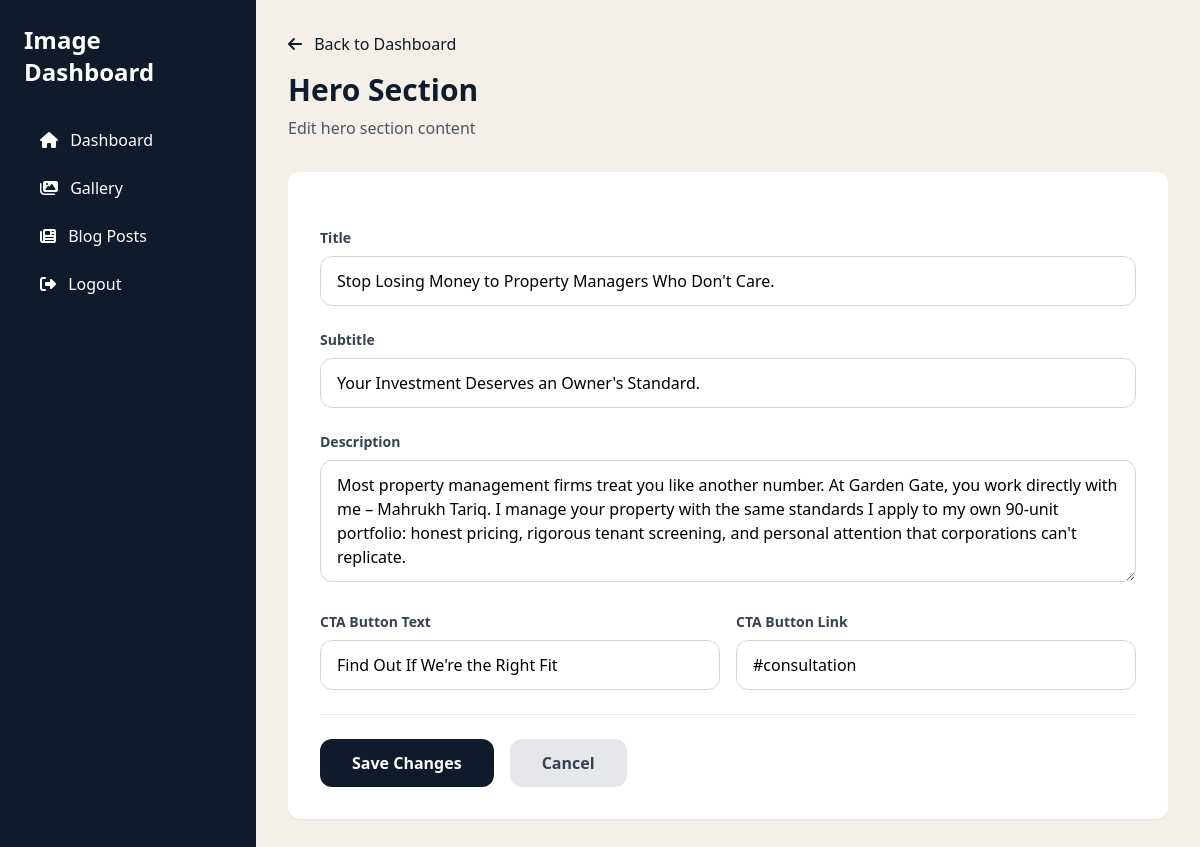
Screenshot of /dashboard/hero/ (signed in) with the database file from the repository.
### myApp/models.py (models this page shows, shortened)
class HeroSection(models.Model):
    title = models.CharField(max_length=300, default="Stop Losing Money to Property Managers Who Don't Care.")
    subtitle = models.CharField(max_length=200, default="Your Investment Deserves an Owner's Standard.")
    description = models.TextField(default="Most property management firms treat you like another number. At Garden Gate, you work directly with me – Mahrukh Tariq. I manage your property with the same standards I apply to my own 90-unit portfolio: honest pricing, rigorous tenant screening, and personal attention that corporations can't replicate.")
    cta_text = models.CharField(max_length=100, default="Show Me How This Actually Works")
    cta_link = models.CharField(max_length=200, default="#consultation")
    updated_at = models.DateTimeField(auto_now=True)
    class Meta:
        verbose_name = "Hero Section"
        verbose_name_plural = "Hero Section"
    @classmethod
    def get_instance(cls):
        obj, created = cls.objects.get_or_create(pk=1)
        return obj

### myApp/dashboard_views.py (the view, shortened to what this page needs)
# urls.py: path('hero/', dashboard_views.hero_edit, name='hero_edit'),
@login_required
def hero_edit(request):
    hero = HeroSection.get_instance()
    return render(request, 'myApp/dashboard/hero_edit.html', {
        'hero': hero
    })

### myApp/templates/myApp/dashboard/hero_edit.html (shortened to what this page needs)
{% extends "myApp/dashboard/base.html" %}
{% load static %}
{% block content %}
<div class="mb-8">
    <a href="{% url 'dashboard:index' %}" class="text-navy hover:underline mb-4 inline-block">
        <i class="fas fa-arrow-left mr-2"></i> Back to Dashboard
    </a>
    <h2 class="text-3xl font-bold text-navy mb-2">Hero Section</h2>
    <p class="text-gray-600">Edit hero section content</p>
</div>
<form method="post" class="bg-white rounded-xl shadow-sm p-8 space-y-6">
    <div>
        <label class="block text-sm font-semibold text-gray-700 mb-2">Title</label>
        <input type="text" name="title" value="{{ hero.title|default:'' }}"
               placeholder="Stop Losing Money to Property Managers Who Don't Care."
               class="w-full px-4 py-3 border border-gray-300 rounded-xl focus:border-navy focus:outline-none focus:ring-2 focus:ring-navy/20">
    </div>
    <div>
        <label class="block text-sm font-semibold text-gray-700 mb-2">Subtitle</label>
        <input type="text" name="subtitle" value="{{ hero.subtitle|default:'' }}"
               placeholder="Your Investment Deserves an Owner's Standard."
               class="w-full px-4 py-3 border border-gray-300 rounded-xl focus:border-navy focus:outline-none focus:ring-2 focus:ring-navy/20">
    </div>
    <div>
        <label class="block text-sm font-semibold text-gray-700 mb-2">Description</label>
        <textarea name="description" rows="4"
                  placeholder="Most property management firms treat you like another number..."
                  class="w-full px-4 py-3 border border-gray-300 rounded-xl focus:border-navy focus:outline-none focus:ring-2 focus:ring-navy/20">{{ hero.description|default:'' }}</textarea>
    </div>
    <div class="grid grid-cols-2 gap-4">
        <div>
            <label class="block text-sm font-semibold text-gray-700 mb-2">CTA Button Text</label>
            <input type="text" name="cta_text" value="{{ hero.cta_text|default:'Show Me How This Actually Works' }}"
                   class="w-full px-4 py-3 border border-gray-300 rounded-xl focus:border-navy focus:outline-none focus:ring-2 focus:ring-navy/20">
        </div>
        <div>
            <label class="block text-sm font-semibold text-gray-700 mb-2">CTA Button Link</label>
            <input type="text" name="cta_link" value="{{ hero.cta_link|default:'#consultation' }}"
                   class="w-full px-4 py-3 border border-gray-300 rounded-xl focus:border-navy focus:outline-none focus:ring-2 focus:ring-navy/20">
        </div>
    </div>
    <div class="flex gap-4 pt-6 border-t">
        <button type="submit" class="bg-navy text-white px-8 py-3 rounded-xl font-semibold hover:bg-navy/90 transition">
            Save Changes
        </button>
        <a href="{% url 'dashboard:index' %}" class="bg-gray-200 text-gray-700 px-8 py-3 rounded-xl font-semibold hover:bg-gray-300 transition">
            Cancel
        </a>
    </div>
</form>
{% endblock %}

### rows the page displays
HeroSection: title "Stop Losing Money to Property Managers Who Don't Care.", subtitle "Your Investment Deserves an Owner's Standard.", description "Most property management firms treat you like another number. At Garden Gate, you work directly with me – Mahrukh Tariq. I manage your property with the same standards I apply to my own 90-unit portfolio: honest pricing, rigorous tenant screening, and personal attention that corporations can't replicate.", cta_text "Find Out If We're the Right Fit", cta_link "#consultation"
